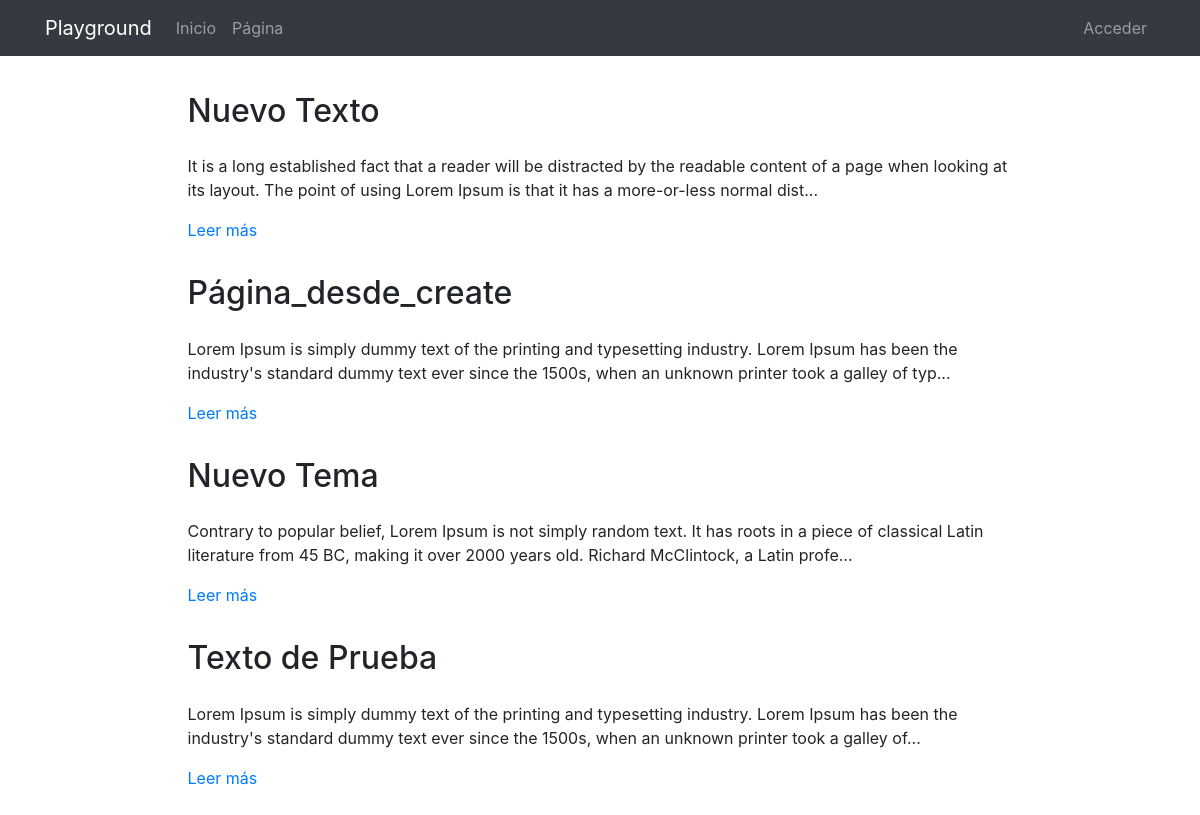
The page /pages/ on the database its author committed.
### pages/models.py (models this page shows, shortened)
class Page(models.Model):
    title = models.CharField(verbose_name="Título", max_length=200)
    content = RichTextField(verbose_name="Contenido")
    order = models.SmallIntegerField(verbose_name="Orden", default=0)
    created = models.DateTimeField(auto_now_add=True, verbose_name="Fecha de creación")
    updated = models.DateTimeField(auto_now=True, verbose_name="Fecha de edición")
    class Meta:
        verbose_name = "página"
        verbose_name_plural = "páginas"
        ordering = ['order', 'title']
    def get_absolute_url(self):
        return reverse("app_pages:PageDetailView", args=[self.id, self.title])

### pages/views.py (the view)
# urls.py: path('', views.PageListView.as_view(), name='PageListView'),
class PageListView(ListView):
    model = Page # Esta vista gestionará el modelo "Page". Recuperamos todas las instancias creadas a partir del modelo Page.
    context_object_name = "pages" # El valor por default para la CBV que hereda de "ListView" es: "object_list". Aunque también

### pages/templates/pages/page_list.html (shortened to what this page needs)
{% extends 'core/base.html' %}
{% load static %}
{% block content %}
{% include 'pages/includes/pages_menu.html' %}
<main role="main">
  <div class="container mb-4">
    {% for page in pages|dictsort:"id" reversed %}
      <div class="row mt-3">
        <div class="col-md-9 mx-auto">
          <h2 class="mb-4">{{page.title}}</h2>
          <div>
            <p>{{page.content|striptags|safe|truncatechars:"200"}}</p>
              <p><a href="{{ page.get_absolute_url }}">Leer más</a>
            </p>
          </div>
        </div>
      </div>
    {% endfor %}
  </div>
</main>
{% endblock %}

### core/static/core/css/main.css (style rules this page uses)
main { padding-top: 20px; }
:root { --jumbotron-padding-y: 3rem; }

### rows shown on the page
Page: title "Nuevo Texto", content "It is a long established fact that a reader will be distracted by the readable content of a page when looking at its layout. The point of using Lorem Ipsum is that it has a more-or-less normal dist..."
Page: title "Página_desde_create", content "Lorem Ipsum is simply dummy text of the printing and typesetting industry. Lorem Ipsum has been the industry's standard dummy text ever since the 1500s, when an unknown printer took a galley of typ..."
Page: title "Nuevo Tema", content "Contrary to popular belief, Lorem Ipsum is not simply random text. It has roots in a piece of classical Latin literature from 45 BC, making it over 2000 years old. Richard McClintock, a Latin profe..."
Page: title "Texto de Prueba", content "Lorem Ipsum is simply dummy text of the printing and typesetting industry. Lorem Ipsum has been the industry's standard dummy text ever since the 1500s, when an unknown printer took a galley of..."
